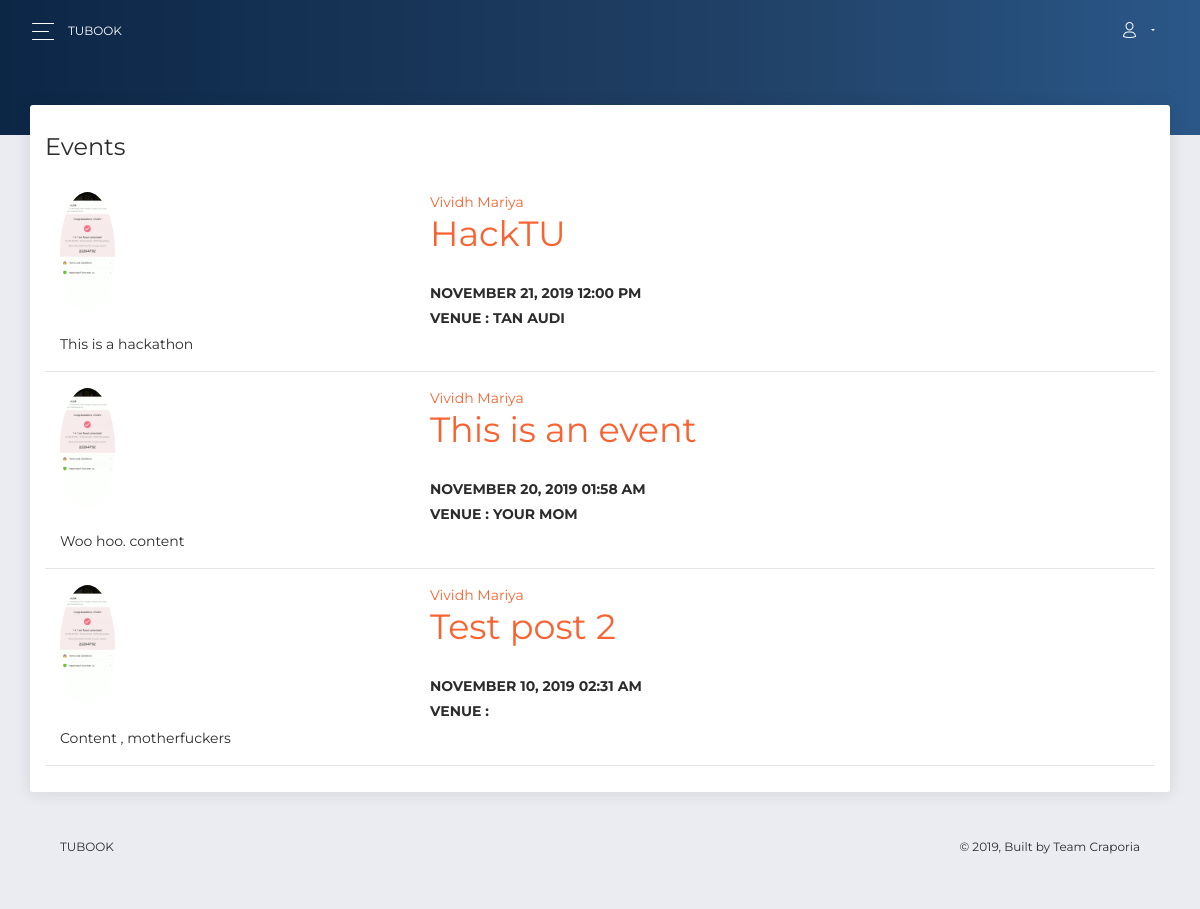
The page / on the database its author committed.
### tubook/models.py (models this page shows, shortened)
class Post(models.Model):
    title = models.CharField(max_length=100)
    content = models.TextField()
    date_posted = models.DateTimeField(default=timezone.now)
    author = models.ForeignKey(User, on_delete=models.CASCADE)
    eventdate = models.DateTimeField(default=timezone.now)
    eventplace = models.CharField(max_length=100, default = '')

### users/models.py (models this page shows, shortened)
class Profile(models.Model):
    user = models.OneToOneField(User, on_delete=models.CASCADE)
    image = models.ImageField(default='default.jpg', upload_to='profile_pics')
    name = models.CharField(max_length=200, default='')
    tagline = models.CharField(max_length=100,  default='')

### tubook/views.py (the view)
# urls.py: path('', PostListView.as_view(), name='tubook-home'),
class PostListView(ListView):
    model = Post
    template_name = 'tubook/home.html'  # <app>/<model>_<viewtype>.html
    context_object_name = 'posts'
    ordering = ['-eventdate']
    paginate_by = 5

### tubook/templates/tubook/home.html (shortened to what this page needs)
{% extends "tubook/base.html" %}
{% block content %}
<div class="col-md-12">
  <div class="card">
    <div class="card-header">
      <h4 class="card-title"> Events</h4>
    </div>
    <div class="card-body">
      {% for post in posts %}
      <article>
        <div class="container">
          <div class="row">
            <div class="col-sm-4">
              <img class="rounded-circle article-img" height="120px" src="{{ post.author.profile.image.url }}">
            </div>
            <div class="col-sm-8">
              <a class="mr-2" href="{% url 'user-posts' post.author.username %}">{{ post.author.profile.name }}</a>
              <h2><a class="article-title" href="{% url 'post-detail' post.id %}">{{ post.title }}</a></h2>
              <h6>{{ post.eventdate|date:"F d, Y" }} {{ post.eventdate|time:"h:i A" }}</h6>
              <h6 class="article-content">Venue : {{ post.eventplace }}</h6>
            </div>
          </div>
          <p class="article-content">{{ post.content }}</p>
        </div>
      </article>
      <hr>
      {% endfor %}
    </div>
  </div>
</div>
{% endblock content %}

### rows shown on the page
Post: author.profile.image (picture), author.profile.name "Vividh Mariya", title "HackTU", eventdate "NOVEMBER 21, 2019", eventdate "12:00 PM", eventplace "TAN AUDI", content "This is a hackathon"
Post: author.profile.image (picture), author.profile.name "Vividh Mariya", title "This is an event", eventdate "NOVEMBER 20, 2019", eventdate "01:58 AM", eventplace "YOUR MOM", content "Woo hoo. content"
Post: author.profile.image (picture), author.profile.name "Vividh Mariya", title "Test post 2", eventdate "NOVEMBER 10, 2019", eventdate "02:31 AM", content "Content , motherfuckers"
